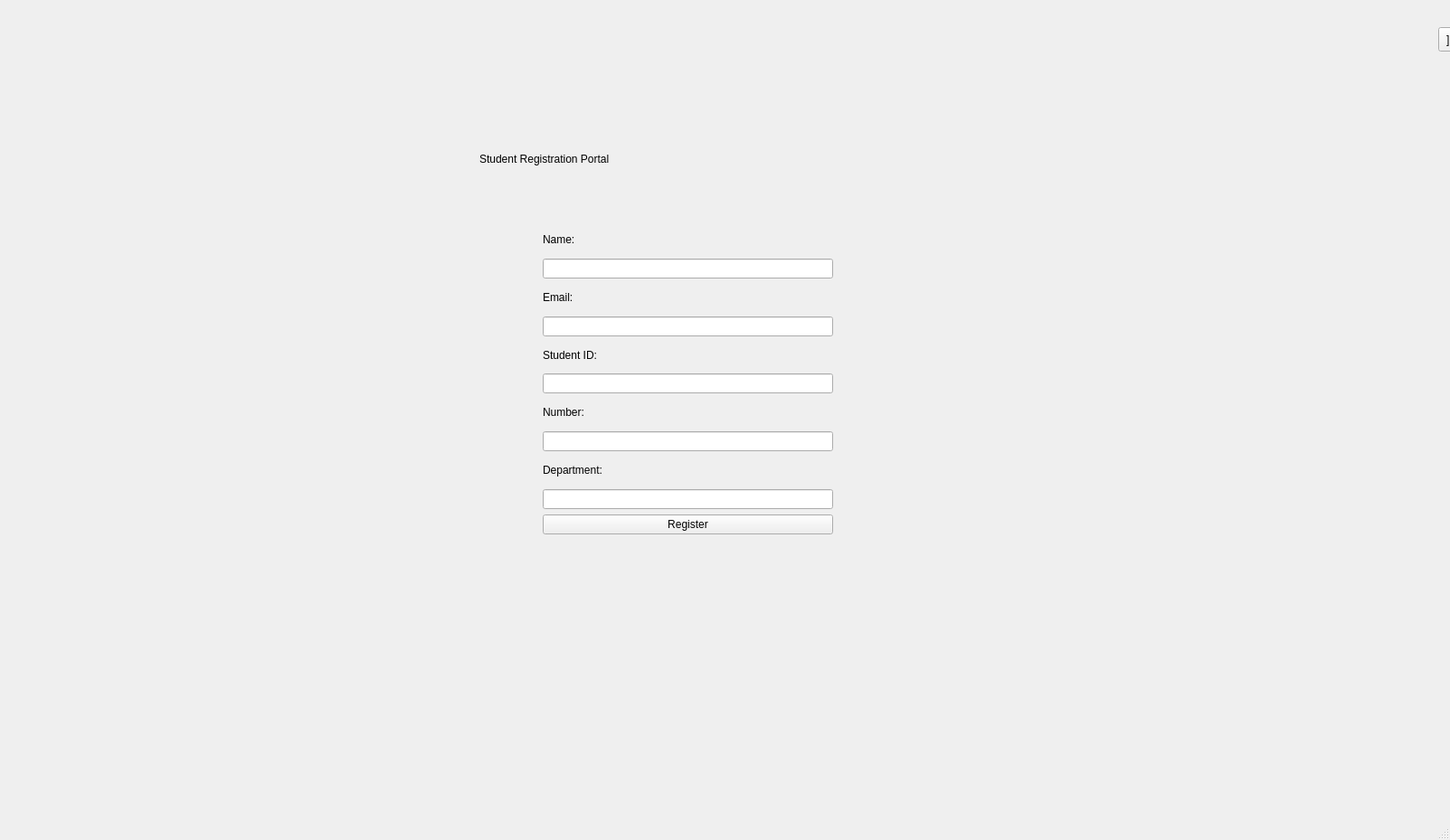
<?xml version="1.0" encoding="UTF-8"?>
<ui version="4.0">
 <class>StudentRegistrationScreen</class>
 <widget class="QMainWindow" name="StudentRegistrationScreen">
  <property name="geometry">
   <rect>
    <x>0</x>
    <y>0</y>
    <width>1603</width>
    <height>929</height>
   </rect>
  </property>
  <property name="windowTitle">
   <string>MainWindow</string>
  </property>
  <widget class="QWidget" name="centralwidget">
   <widget class="QLabel" name="titleText">
    <property name="geometry">
     <rect>
      <x>530</x>
      <y>100</y>
      <width>861</width>
      <height>151</height>
     </rect>
    </property>
    <property name="text">
     <string>Student Registration Portal</string>
    </property>
   </widget>
   <widget class="QToolButton" name="ToggleFullScreen">
    <property name="geometry">
     <rect>
      <x>1590</x>
      <y>30</y>
      <width>25</width>
      <height>27</height>
     </rect>
    </property>
    <property name="text">
     <string>][</string>
    </property>
   </widget>
   <widget class="QWidget" name="">
    <property name="geometry">
     <rect>
      <x>600</x>
      <y>250</y>
      <width>321</width>
      <height>341</height>
     </rect>
    </property>
    <layout class="QVBoxLayout" name="verticalLayout">
     <item>
      <widget class="QLabel" name="nameLabel">
       <property name="text">
        <string>Name:</string>
       </property>
      </widget>
     </item>
     <item>
      <widget class="QLineEdit" name="nameEditField"/>
     </item>
     <item>
      <widget class="QLabel" name="emailLabel">
       <property name="text">
        <string>Email:</string>
       </property>
      </widget>
     </item>
     <item>
      <widget class="QLineEdit" name="emailEditField"/>
     </item>
     <item>
      <widget class="QLabel" name="studentIdLabel">
       <property name="text">
        <string>Student ID:</string>
       </property>
      </widget>
     </item>
     <item>
      <widget class="QLineEdit" name="studentIdEditField"/>
     </item>
     <item>
      <widget class="QLabel" name="numberLabel">
       <property name="text">
        <string>Number:</string>
       </property>
      </widget>
     </item>
     <item>
      <widget class="QLineEdit" name="numberEditField"/>
     </item>
     <item>
      <widget class="QLabel" name="departmentLabel">
       <property name="text">
        <string>Department:</string>
       </property>
      </widget>
     </item>
     <item>
      <widget class="QLineEdit" name="departmentEditField"/>
     </item>
     <item>
      <widget class="QPushButton" name="studentRegistrationButton">
       <property name="text">
        <string>Register</string>
       </property>
      </widget>
     </item>
    </layout>
   </widget>
  </widget>
  <widget class="QStatusBar" name="statusbar"/>
 </widget>
 <resources/>
 <connections/>
</ui>
